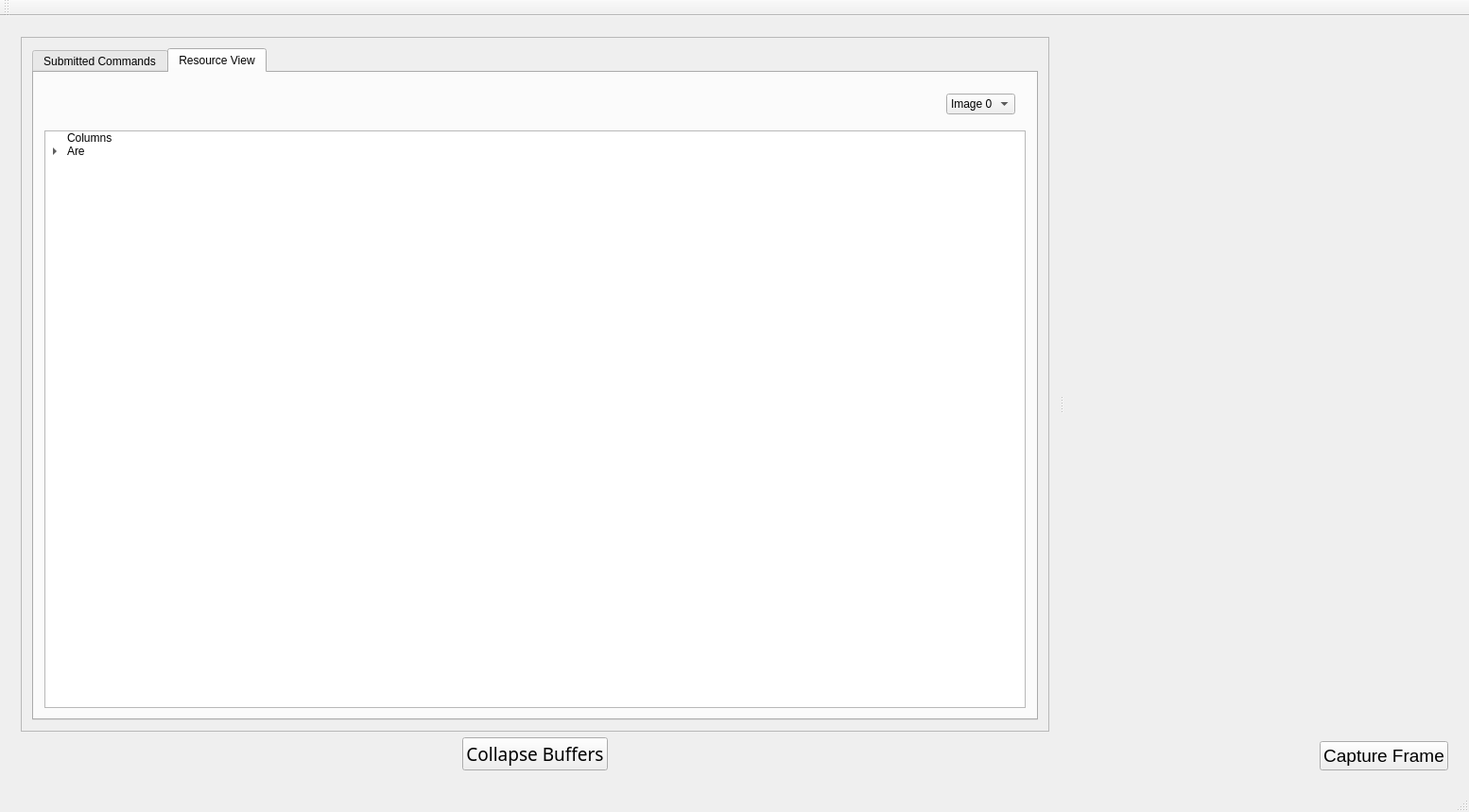
<?xml version="1.0" encoding="UTF-8"?>
<ui version="4.0">
 <class>MainWindow</class>
 <widget class="QMainWindow" name="MainWindow">
  <property name="geometry">
   <rect>
    <x>0</x>
    <y>0</y>
    <width>1554</width>
    <height>859</height>
   </rect>
  </property>
  <property name="windowTitle">
   <string>VkViz</string>
  </property>
  <property name="styleSheet">
   <string notr="true">QLabel {
  background-color: rgb(255, 255, 255);
  padding: 5px;
  border: 2px solid black;
  font: 16pt 'Monospace';
}

QFrame {
  padding: 0px;
}
</string>
  </property>
  <widget class="QWidget" name="centralWidget">
   <layout class="QVBoxLayout" name="verticalLayout_2">
    <item>
     <widget class="QSplitter" name="Splitter">
      <property name="sizePolicy">
       <sizepolicy hsizetype="Expanding" vsizetype="Expanding">
        <horstretch>0</horstretch>
        <verstretch>0</verstretch>
       </sizepolicy>
      </property>
      <property name="orientation">
       <enum>Qt::Horizontal</enum>
      </property>
      <widget class="QWidget" name="verticalLayoutWidget">
       <layout class="QVBoxLayout" name="BufferLayout">
        <item>
         <widget class="QScrollArea" name="scrollArea">
          <property name="enabled">
           <bool>true</bool>
          </property>
          <property name="sizePolicy">
           <sizepolicy hsizetype="Preferred" vsizetype="Expanding">
            <horstretch>0</horstretch>
            <verstretch>0</verstretch>
           </sizepolicy>
          </property>
          <property name="sizeAdjustPolicy">
           <enum>QAbstractScrollArea::AdjustIgnored</enum>
          </property>
          <property name="widgetResizable">
           <bool>true</bool>
          </property>
          <widget class="QWidget" name="scrollAreaWidgetContents">
           <property name="geometry">
            <rect>
             <x>0</x>
             <y>0</y>
             <width>888</width>
             <height>739</height>
            </rect>
           </property>
           <property name="sizePolicy">
            <sizepolicy hsizetype="Preferred" vsizetype="Preferred">
             <horstretch>1</horstretch>
             <verstretch>0</verstretch>
            </sizepolicy>
           </property>
           <property name="styleSheet">
            <string notr="true">QLabel {
	max-height: 30px;
}</string>
           </property>
           <layout class="QVBoxLayout" name="verticalLayout">
            <item>
             <widget class="QTabWidget" name="tabWidget">
              <property name="currentIndex">
               <number>1</number>
              </property>
              <widget class="QWidget" name="CmdBufferTab">
               <attribute name="title">
                <string>Submitted Commands</string>
               </attribute>
               <layout class="QVBoxLayout" name="verticalLayout_3">
                <item>
                 <widget class="QTreeWidget" name="CmdBufferTree">
                  <property name="font">
                   <font>
                    <family>DejaVu Sans Mono</family>
                    <pointsize>12</pointsize>
                   </font>
                  </property>
                  <property name="frameShape">
                   <enum>QFrame::StyledPanel</enum>
                  </property>
                  <property name="rootIsDecorated">
                   <bool>true</bool>
                  </property>
                  <attribute name="headerVisible">
                   <bool>false</bool>
                  </attribute>
                  <column>
                   <property name="text">
                    <string>Submitted Commands</string>
                   </property>
                  </column>
                 </widget>
                </item>
               </layout>
              </widget>
              <widget class="QWidget" name="ResourceTab">
               <attribute name="title">
                <string>Resource View</string>
               </attribute>
               <layout class="QVBoxLayout" name="verticalLayout_4">
                <item>
                 <widget class="QWidget" name="PickerWidget" native="true">
                  <layout class="QHBoxLayout" name="horizontalLayout_2">
                   <item>
                    <spacer name="horizontalSpacer_4">
                     <property name="orientation">
                      <enum>Qt::Horizontal</enum>
                     </property>
                     <property name="sizeHint" stdset="0">
                      <size>
                       <width>743</width>
                       <height>20</height>
                      </size>
                     </property>
                    </spacer>
                   </item>
                   <item alignment="Qt::AlignRight|Qt::AlignTop">
                    <widget class="QComboBox" name="ResourcePicker">
                     <property name="maximumSize">
                      <size>
                       <width>79</width>
                       <height>23</height>
                      </size>
                     </property>
                     <item>
                      <property name="text">
                       <string>Image 0</string>
                      </property>
                     </item>
                     <item>
                      <property name="text">
                       <string>Image 1</string>
                      </property>
                     </item>
                     <item>
                      <property name="text">
                       <string>Image 2</string>
                      </property>
                     </item>
                     <item>
                      <property name="text">
                       <string>Image 3</string>
                      </property>
                     </item>
                    </widget>
                   </item>
                  </layout>
                 </widget>
                </item>
                <item>
                 <widget class="QTreeWidget" name="SyncView">
                  <property name="headerHidden">
                   <bool>true</bool>
                  </property>
                  <column>
                   <property name="text">
                    <string>1</string>
                   </property>
                  </column>
                  <item>
                   <property name="text">
                    <string>Columns</string>
                   </property>
                  </item>
                  <item>
                   <property name="text">
                    <string>Are</string>
                   </property>
                   <item>
                    <property name="text">
                     <string>Fun</string>
                    </property>
                   </item>
                  </item>
                 </widget>
                </item>
               </layout>
              </widget>
             </widget>
            </item>
           </layout>
          </widget>
         </widget>
        </item>
        <item>
         <layout class="QHBoxLayout" name="horizontalLayout_3">
          <item>
           <spacer name="horizontalSpacer_2">
            <property name="orientation">
             <enum>Qt::Horizontal</enum>
            </property>
            <property name="sizeHint" stdset="0">
             <size>
              <width>40</width>
              <height>20</height>
             </size>
            </property>
           </spacer>
          </item>
          <item>
           <widget class="QPushButton" name="ToggleCommands">
            <property name="font">
             <font>
              <family>Sans</family>
              <pointsize>14</pointsize>
             </font>
            </property>
            <property name="text">
             <string>Collapse Buffers</string>
            </property>
           </widget>
          </item>
          <item>
           <spacer name="horizontalSpacer_3">
            <property name="orientation">
             <enum>Qt::Horizontal</enum>
            </property>
            <property name="sizeHint" stdset="0">
             <size>
              <width>40</width>
              <height>20</height>
             </size>
            </property>
           </spacer>
          </item>
         </layout>
        </item>
       </layout>
      </widget>
      <widget class="QWidget" name="layoutWidget">
       <layout class="QVBoxLayout" name="ResourceLayout">
        <property name="sizeConstraint">
         <enum>QLayout::SetNoConstraint</enum>
        </property>
        <item>
         <spacer name="verticalSpacer_2">
          <property name="orientation">
           <enum>Qt::Vertical</enum>
          </property>
          <property name="sizeType">
           <enum>QSizePolicy::Expanding</enum>
          </property>
          <property name="sizeHint" stdset="0">
           <size>
            <width>20</width>
            <height>40</height>
           </size>
          </property>
         </spacer>
        </item>
        <item>
         <layout class="QHBoxLayout" name="horizontalLayout" stretch="0,0">
          <item>
           <spacer name="horizontalSpacer">
            <property name="orientation">
             <enum>Qt::Horizontal</enum>
            </property>
            <property name="sizeHint" stdset="0">
             <size>
              <width>40</width>
              <height>20</height>
             </size>
            </property>
           </spacer>
          </item>
          <item>
           <widget class="QPushButton" name="pushButton">
            <property name="styleSheet">
             <string notr="true">QPushButton {
	font-size: 14pt;
}</string>
            </property>
            <property name="text">
             <string>Capture Frame</string>
            </property>
           </widget>
          </item>
         </layout>
        </item>
       </layout>
      </widget>
     </widget>
    </item>
   </layout>
  </widget>
  <widget class="QToolBar" name="mainToolBar">
   <attribute name="toolBarArea">
    <enum>TopToolBarArea</enum>
   </attribute>
   <attribute name="toolBarBreak">
    <bool>false</bool>
   </attribute>
  </widget>
  <widget class="QStatusBar" name="statusBar"/>
  <widget class="QMenuBar" name="menuBar">
   <property name="geometry">
    <rect>
     <x>0</x>
     <y>0</y>
     <width>1554</width>
     <height>20</height>
    </rect>
   </property>
  </widget>
 </widget>
 <layoutdefault spacing="6" margin="11"/>
 <resources/>
 <connections/>
</ui>
